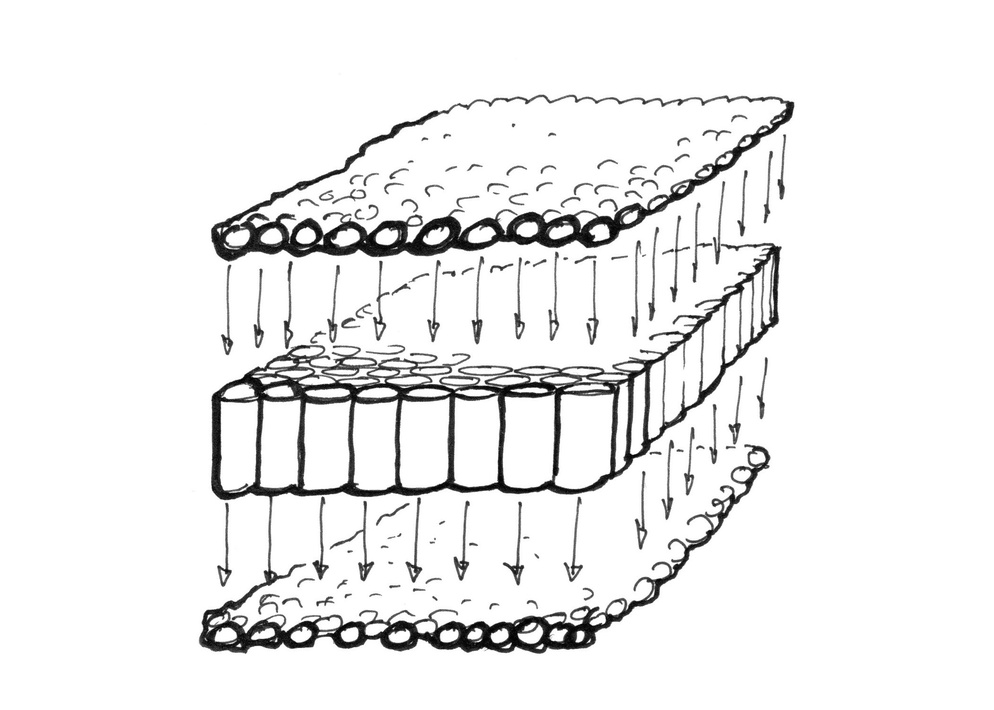
#> input picture images/wiki/layers_pipeline.jpeg, 994 x 710 px, shrunk from 2100 x 1500 before the run
$ python -i pop.py   (imports and definitions only)
#> lines starting #> are read from the running program, lines starting #| are printed output that depends on the picture
#> further down, picture is the input picture: PIL image 994x710 RGB; min 0, max 255, mean 238.1
from functools import partial
from operator import mul
from typing import Union

from PIL import Image


def pop_filter(
    image: Image.Image,
    offset_x: Union[str, int] = 60,
    offset_y: Union[str, int] = 60,
    increase_factor: Union[str, float] = 1.4,
    decrease_factor: Union[str, float] = 0.8,
) -> Image.Image:
    """
    Generate pop image.

    This filter splits image by color channels
    and creates three separate images.

    By changing offset you can control relative position
    of the channels.

    :param image: source image.
    :param offset_x: image offset by x axis, defaults to 40
    :param offset_y: image offset by y axis, defaults to 40
    :param increase_factor: color increase factor, defaults to 1.4
    :param decrease_factor: color decrease factor, defaults to 0.8
    :raises ValueError: if offset is less than zero or
        increase factor is less than 1 or decrease_factor is greater than 1.
    :return: new image.
    """
#> called with offset_x = 60, offset_y = 60, increase_factor = 1.4, decrease_factor = 0.8
    image = image.convert("RGBA")

    offset_x = int(offset_x)
    offset_y = int(offset_y)

    if offset_y < 0 or offset_x < 0:
        raise ValueError("Offset can't be less than zero.")

    decrease_factor = float(decrease_factor)
    increase_factor = float(increase_factor)

    if increase_factor <= 1:
        raise ValueError("Increase factor must be greater than one.")

    if decrease_factor >= 1:
        raise ValueError("Decrease factor must be less than one.")

    increaser = partial(mul, increase_factor)
    decreaser = partial(mul, decrease_factor)

    red, green, blue, alpha = image.split()
#> alpha: PIL image 994x710 L; every value is 255

    r_dec, r_inc = red.point(decreaser), red.point(increaser)
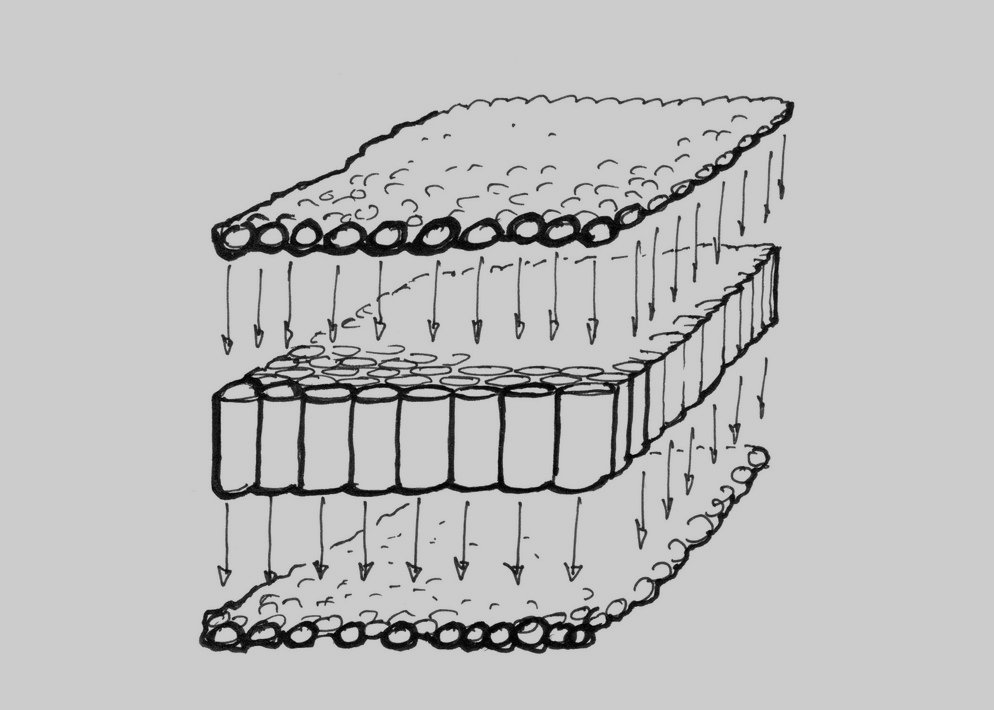
#> r_dec: PIL image 994x710 L; min 0, max 204, mean 190.5
    g_dec, g_inc = green.point(decreaser), green.point(increaser)
    b_dec, b_inc = blue.point(decreaser), blue.point(increaser)

    r_img = Image.merge("RGBA", (r_inc, g_dec, b_dec, alpha))
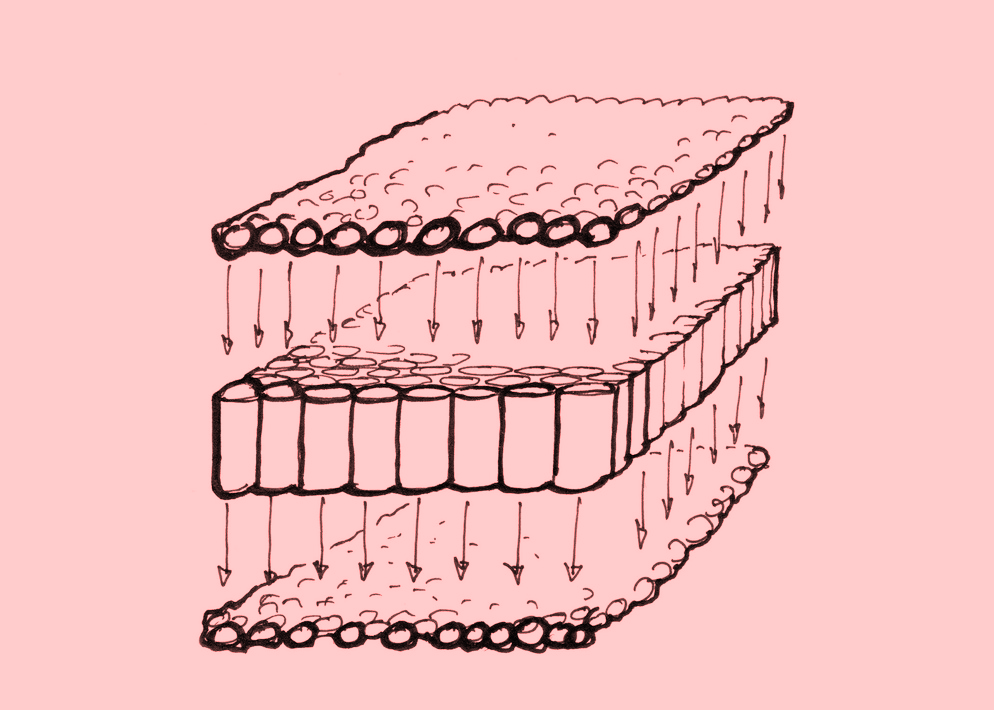
#> r_img: PIL image 994x710 RGBA; mean R, G, B, A 241.5, 190.5, 190.5, 255
    g_img = Image.merge("RGBA", (r_dec, g_inc, b_dec, alpha))
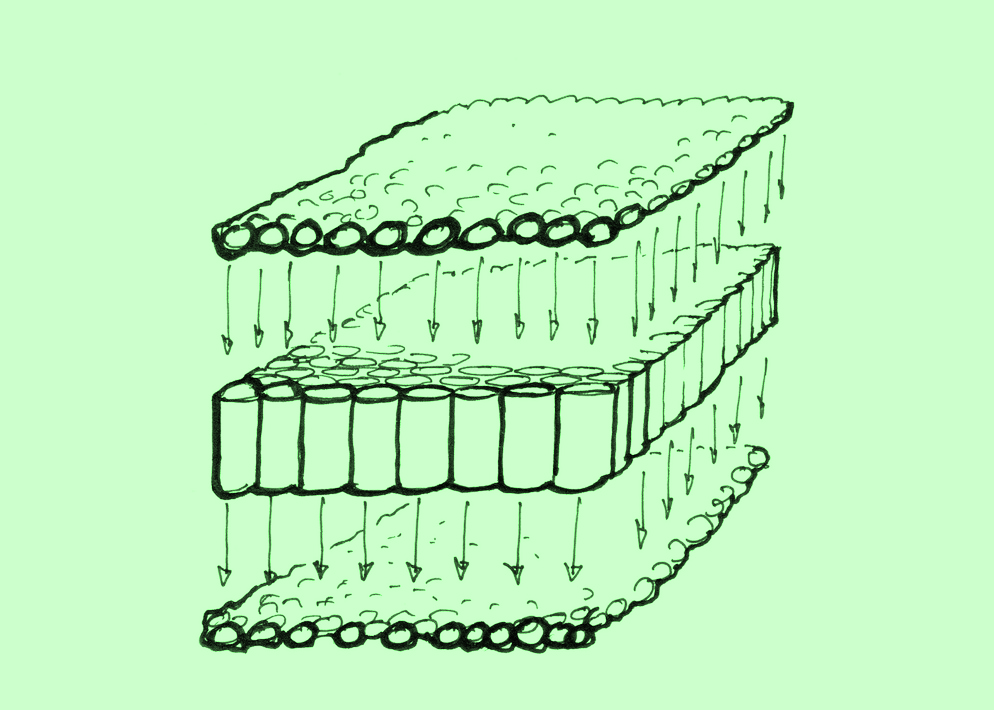
#> g_img: PIL image 994x710 RGBA; mean R, G, B, A 190.5, 241.5, 190.5, 255
    b_img = Image.merge("RGBA", (r_dec, g_dec, b_inc, alpha))
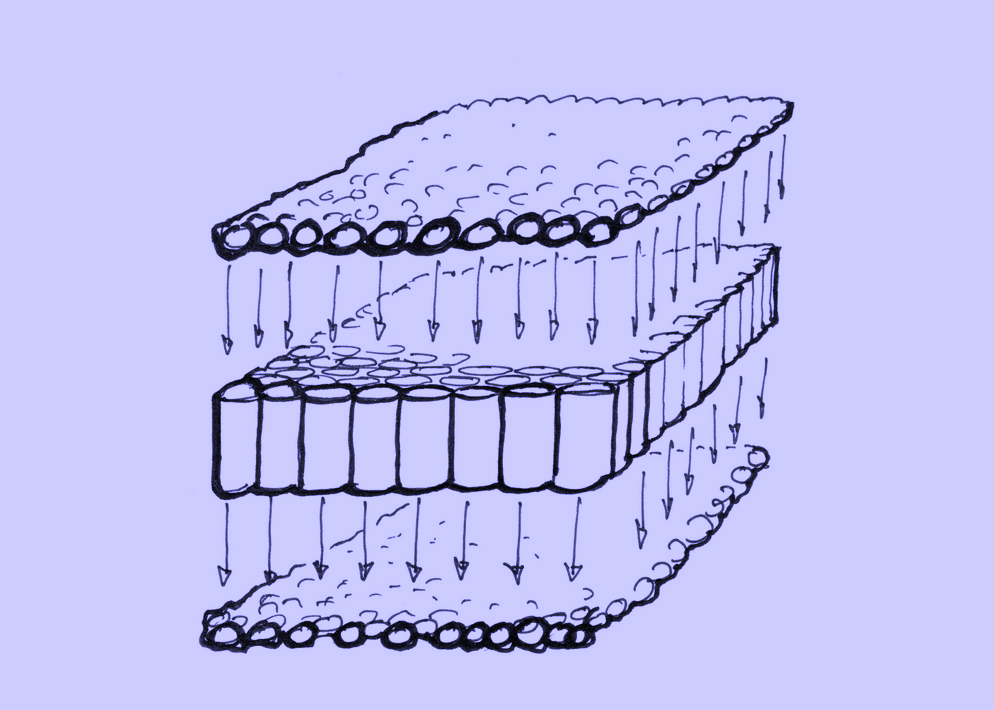
#> b_img: PIL image 994x710 RGBA; mean R, G, B, A 190.5, 190.5, 241.5, 255

    res = Image.new(  # noqa;
        "RGBA",
        (image.width + offset_x * 2, image.height + offset_y * 2),
        (0, 0, 0, 0),
    )
#> res: PIL image 1114x830 RGBA; every value is 0

    res.alpha_composite(r_img, (0, 0))
    res.alpha_composite(g_img, (offset_x, offset_y))
    res.alpha_composite(b_img, (offset_x * 2, offset_y * 2))
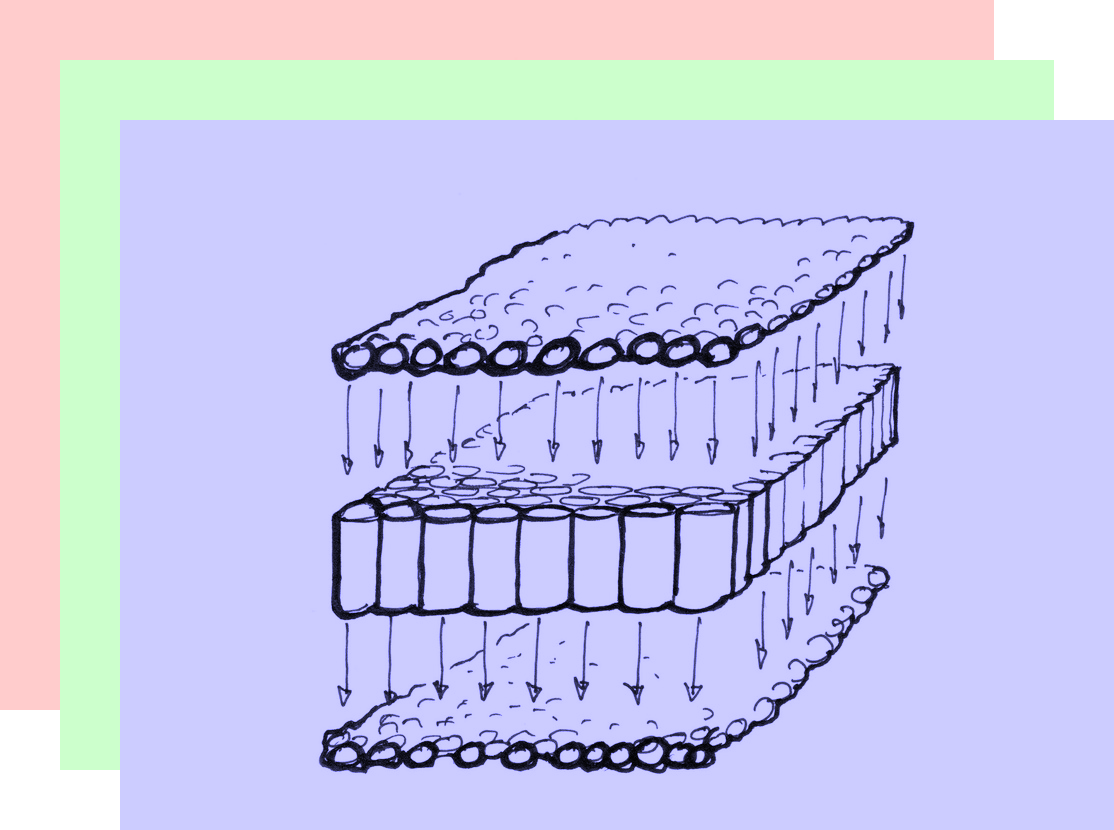
#> res: PIL image 1114x830 RGBA; mean R, G, B, A 194.4, 194.4, 227.9, 249; transparent parts drawn white

    return res

>>> from PIL import Image
>>> picture = Image.open('../../images/wiki/layers_pipeline.jpeg')
>>> result = pop_filter(picture)
